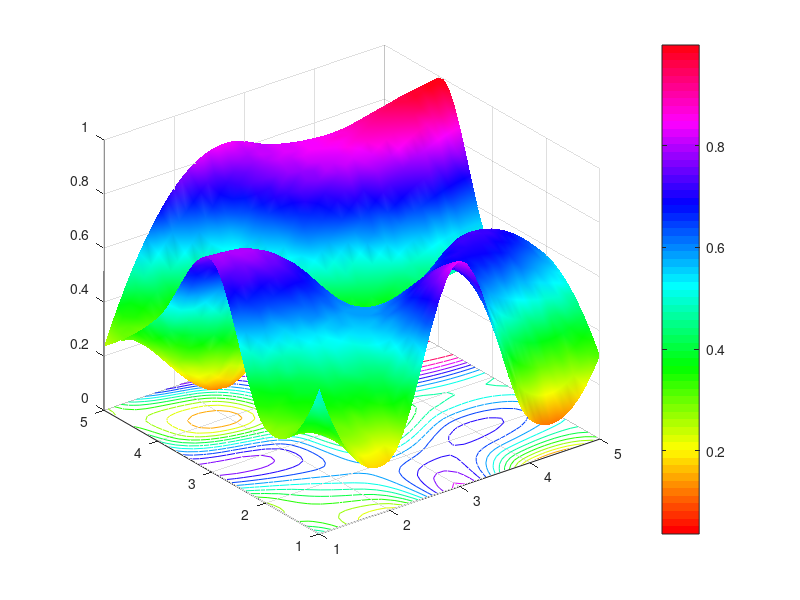

Write the MATLAB code that produced this figure.
close all
clear
clc
Z0 = rand(5);
x0 = 1:5;
y0 = x0;
[X0, Y0] = meshgrid(x0,y0);
x1 = 1:0.1:5;
y1 = x1;
[X1, Y1] = meshgrid(x1,y1);
Z1 = interp2(X0, Y0, Z0, X1, Y1, 'cubic');
figure;
surf(X1, Y1, Z1);
colormap("hsv");
shading interp;
hold on;
contour(X1, Y1, Z1, 15);
colorbar()